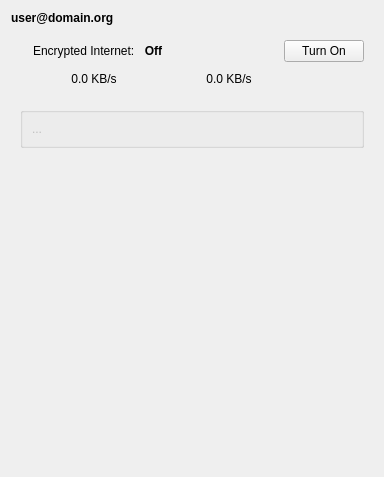
<?xml version="1.0" encoding="UTF-8"?>
<ui version="4.0">
 <class>StatusPanel</class>
 <widget class="QWidget" name="StatusPanel">
  <property name="geometry">
   <rect>
    <x>0</x>
    <y>0</y>
    <width>384</width>
    <height>477</height>
   </rect>
  </property>
  <property name="windowTitle">
   <string>Form</string>
  </property>
  <layout class="QVBoxLayout" name="verticalLayout">
   <item>
    <widget class="QLabel" name="lblProvider">
     <property name="styleSheet">
      <string notr="true">font: bold;</string>
     </property>
     <property name="text">
      <string>user@domain.org</string>
     </property>
     <property name="wordWrap">
      <bool>true</bool>
     </property>
    </widget>
   </item>
   <item>
    <widget class="QWidget" name="status_rows" native="true">
     <property name="enabled">
      <bool>true</bool>
     </property>
     <property name="styleSheet">
      <string notr="true"/>
     </property>
     <layout class="QGridLayout" name="gridLayout">
      <item row="0" column="1">
       <layout class="QHBoxLayout" name="eip_controls">
        <item>
         <widget class="QLabel" name="label">
          <property name="text">
           <string>Encrypted Internet: </string>
          </property>
         </widget>
        </item>
        <item>
         <widget class="QLabel" name="lblEIPStatus">
          <property name="styleSheet">
           <string notr="true">font: bold;</string>
          </property>
          <property name="text">
           <string>Off</string>
          </property>
          <property name="textFormat">
           <enum>Qt::AutoText</enum>
          </property>
          <property name="alignment">
           <set>Qt::AlignCenter</set>
          </property>
          <property name="wordWrap">
           <bool>false</bool>
          </property>
         </widget>
        </item>
        <item>
         <spacer name="horizontalSpacer">
          <property name="orientation">
           <enum>Qt::Horizontal</enum>
          </property>
          <property name="sizeHint" stdset="0">
           <size>
            <width>40</width>
            <height>20</height>
           </size>
          </property>
         </spacer>
        </item>
        <item>
         <widget class="QPushButton" name="btnEipStartStop">
          <property name="text">
           <string>Turn On</string>
          </property>
         </widget>
        </item>
       </layout>
      </item>
      <item row="2" column="0">
       <spacer name="verticalSpacer_2">
        <property name="orientation">
         <enum>Qt::Vertical</enum>
        </property>
        <property name="sizeType">
         <enum>QSizePolicy::Preferred</enum>
        </property>
        <property name="sizeHint" stdset="0">
         <size>
          <width>0</width>
          <height>11</height>
         </size>
        </property>
       </spacer>
      </item>
      <item row="0" column="0" rowspan="2">
       <widget class="QLabel" name="lblVPNStatusIcon">
        <property name="maximumSize">
         <size>
          <width>64</width>
          <height>64</height>
         </size>
        </property>
        <property name="text">
         <string/>
        </property>
        <property name="pixmap">
         <pixmap resource="../../../../../data/resources/icons.qrc">:/images/light/64/network-eip-down.png</pixmap>
        </property>
        <property name="alignment">
         <set>Qt::AlignCenter</set>
        </property>
       </widget>
      </item>
      <item row="1" column="1">
       <layout class="QHBoxLayout" name="eip_bandwidth">
        <property name="spacing">
         <number>4</number>
        </property>
        <property name="sizeConstraint">
         <enum>QLayout::SetDefaultConstraint</enum>
        </property>
        <item>
         <widget class="QLabel" name="label_5">
          <property name="text">
           <string/>
          </property>
          <property name="pixmap">
           <pixmap resource="../../../../../data/resources/icons.qrc">:/images/light/16/down-arrow.png</pixmap>
          </property>
         </widget>
        </item>
        <item>
         <widget class="QPushButton" name="btnDownload">
          <property name="sizePolicy">
           <sizepolicy hsizetype="Fixed" vsizetype="Fixed">
            <horstretch>0</horstretch>
            <verstretch>0</verstretch>
           </sizepolicy>
          </property>
          <property name="minimumSize">
           <size>
            <width>100</width>
            <height>0</height>
           </size>
          </property>
          <property name="maximumSize">
           <size>
            <width>120</width>
            <height>16777215</height>
           </size>
          </property>
          <property name="cursor">
           <cursorShape>PointingHandCursor</cursorShape>
          </property>
          <property name="text">
           <string>0.0 KB/s</string>
          </property>
          <property name="flat">
           <bool>true</bool>
          </property>
         </widget>
        </item>
        <item>
         <spacer name="horizontalSpacer_3">
          <property name="orientation">
           <enum>Qt::Horizontal</enum>
          </property>
          <property name="sizeType">
           <enum>QSizePolicy::Fixed</enum>
          </property>
          <property name="sizeHint" stdset="0">
           <size>
            <width>20</width>
            <height>20</height>
           </size>
          </property>
         </spacer>
        </item>
        <item>
         <widget class="QLabel" name="label_7">
          <property name="text">
           <string/>
          </property>
          <property name="pixmap">
           <pixmap resource="../../../../../data/resources/icons.qrc">:/images/light/16/up-arrow.png</pixmap>
          </property>
         </widget>
        </item>
        <item alignment="Qt::AlignLeft">
         <widget class="QPushButton" name="btnUpload">
          <property name="sizePolicy">
           <sizepolicy hsizetype="Fixed" vsizetype="Fixed">
            <horstretch>0</horstretch>
            <verstretch>0</verstretch>
           </sizepolicy>
          </property>
          <property name="minimumSize">
           <size>
            <width>100</width>
            <height>0</height>
           </size>
          </property>
          <property name="maximumSize">
           <size>
            <width>120</width>
            <height>16777215</height>
           </size>
          </property>
          <property name="cursor">
           <cursorShape>PointingHandCursor</cursorShape>
          </property>
          <property name="text">
           <string>0.0 KB/s</string>
          </property>
          <property name="flat">
           <bool>true</bool>
          </property>
         </widget>
        </item>
        <item>
         <spacer name="horizontalSpacer_2">
          <property name="orientation">
           <enum>Qt::Horizontal</enum>
          </property>
          <property name="sizeHint" stdset="0">
           <size>
            <width>40</width>
            <height>20</height>
           </size>
          </property>
         </spacer>
        </item>
       </layout>
      </item>
      <item row="3" column="0" colspan="2">
       <widget class="QGroupBox" name="globalStatusBox">
        <property name="enabled">
         <bool>false</bool>
        </property>
        <layout class="QGridLayout" name="gridLayout_2">
         <item row="0" column="0">
          <widget class="QLabel" name="lblGlobalStatus">
           <property name="enabled">
            <bool>false</bool>
           </property>
           <property name="text">
            <string>...</string>
           </property>
           <property name="wordWrap">
            <bool>true</bool>
           </property>
          </widget>
         </item>
        </layout>
       </widget>
      </item>
     </layout>
    </widget>
   </item>
   <item>
    <spacer name="verticalSpacer">
     <property name="orientation">
      <enum>Qt::Vertical</enum>
     </property>
     <property name="sizeHint" stdset="0">
      <size>
       <width>20</width>
       <height>40</height>
      </size>
     </property>
    </spacer>
   </item>
  </layout>
 </widget>
 <resources>
  <include location="../../../../../data/resources/icons.qrc"/>
 </resources>
 <connections/>
</ui>
